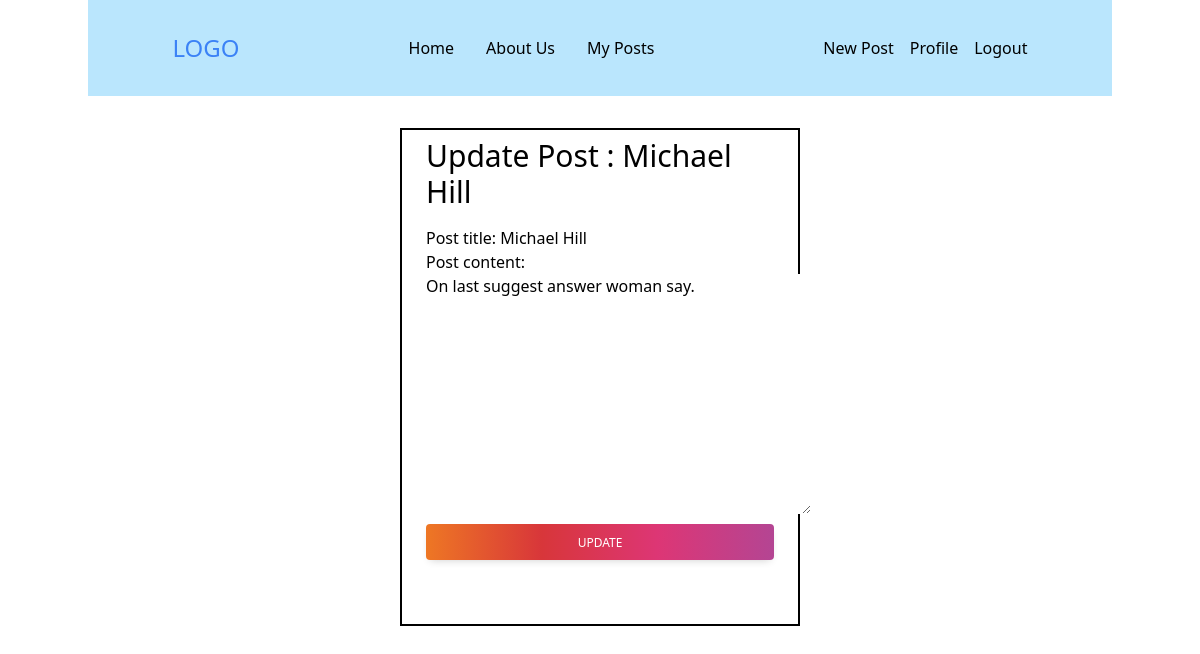
Screenshot of /post/208/update/ (signed in) with the database file from the repository.
### blog/models.py (models this page shows, shortened)
class Post(models.Model):
    post_title=models.CharField(max_length=100)
    post_content=models.TextField()
    post_date=models.DateTimeField(default=timezone.now)
    post_author=models.ForeignKey(User, on_delete=models.CASCADE)

### blog/views.py (the view, shortened to what this page needs)
# urls.py: path('post/<int:pk>/update/', login_required(PostUpdate.as_view(template_name='blog/post_update.html')),name='post_update'),
class PostUpdate(UserPassesTestMixin,UpdateView):
    model = Post
    fields = ['post_title','post_content']
    def test_func(self):
        post=self.get_object()
        if self.request.user==post.post_author:
            return True
        else:
            return False

### blog/templates/blog/post_update.html (shortened to what this page needs)
{% extends 'blog/base.html' %}
{% load tailwind_filters %}
{% block content %}
 <div class="w-1/3 mx-auto my-8 border-2 border-black px-6">
    <form enctype="multipart/form-data" method="post">
        <p class="mb-4 text-3xl mt-2">Update Post : {{ object.post_title }}</p>
          {{ form|crispy}}
        <div class="mb-12 pb-1 pt-1 text-center">
            <button
                    class="mb-3 inline-block w-full rounded px-6 pb-2 pt-2.5 text-xs font-medium uppercase leading-normal text-white shadow-[0_4px_9px_-4px_rgba(0,0,0,0.2)] transition duration-150 ease-in-out hover:shadow-[0_8px_9px_-4px_rgba(0,0,0,0.1),0_4px_18px_0_rgba(0,0,0,0.2)] focus:shadow-[0_8px_9px_-4px_rgba(0,0,0,0.1),0_4px_18px_0_rgba(0,0,0,0.2)] focus:outline-none focus:ring-0 active:shadow-[0_8px_9px_-4px_rgba(0,0,0,0.1),0_4px_18px_0_rgba(0,0,0,0.2)]"
                    type="submit"
                    data-te-ripple-init
                    data-te-ripple-color="light"
                    style="
                        background: linear-gradient(to right, #ee7724, #d8363a, #dd3675, #b44593);">
                Update
            </button>
        </div>
    </form>
 </div>
{% endblock %}

### rows the page displays
Post: post_title "Michael Hill", post_content "On last suggest answer woman say."
